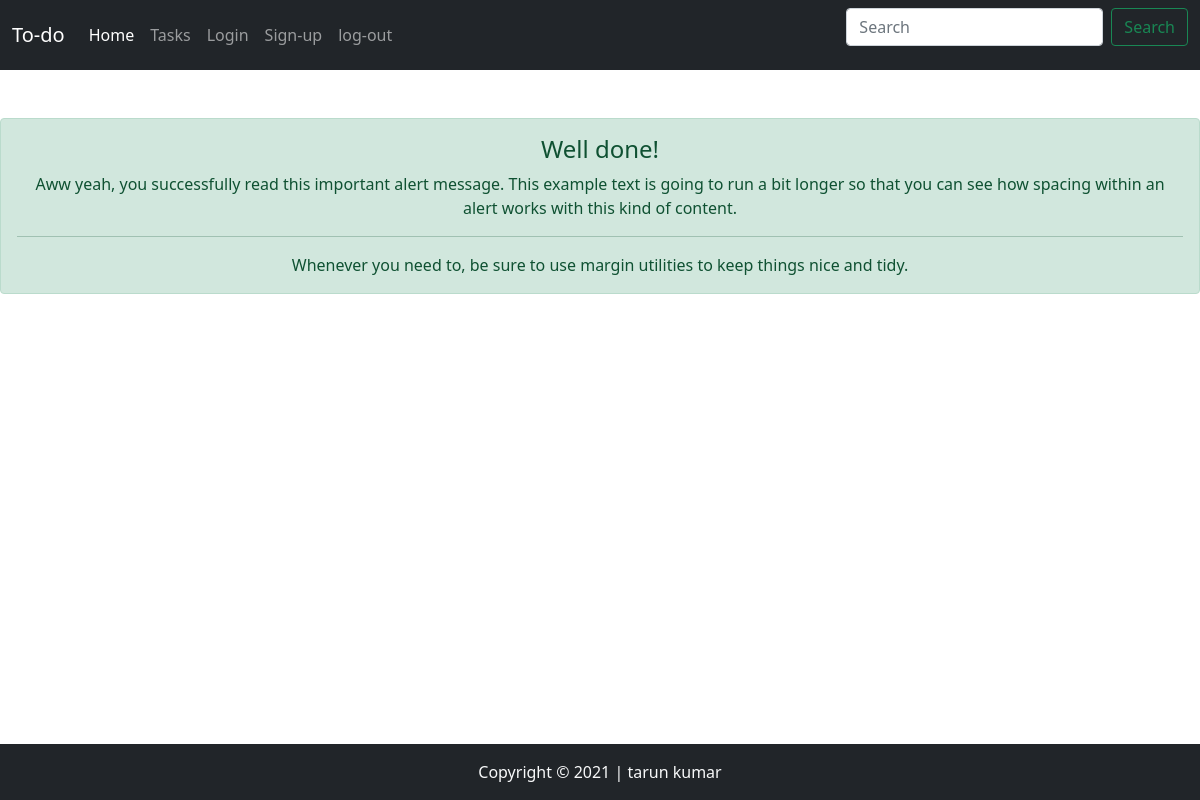
/tasks (signed in), run on an earlier commit of the app's database.
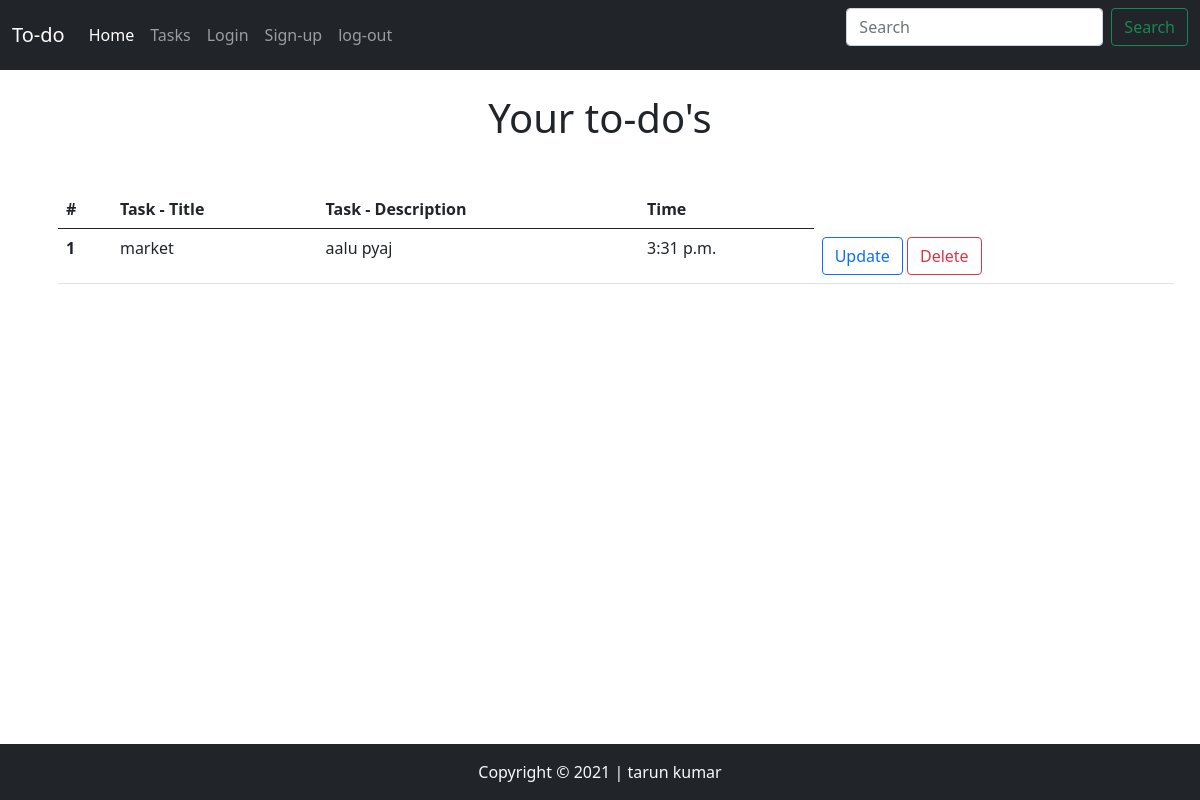
And on a later commit of the database.
### home/models.py (models this page shows, shortened)
class Task(models.Model):
    user = models.ForeignKey(User, on_delete=models.CASCADE,null = True,blank=True,)
    taskname = models.CharField(max_length=30)
    taskdesc = models.TextField()
    time = models.TimeField(auto_now_add=True)

### home/views.py (the view, shortened to what this page needs)
# urls.py: path('tasks', views.tasks, name='tasks'),
def tasks(request):
    context = {'success': False}
    print(request.user.is_authenticated)
    if request.user.is_authenticated:
        customer = request.user.username
        user = User.objects.filter(username = customer).first()
        print(user.username)
        task = Task.objects.filter(user = user)
        for item in task:
            print(item.taskname)
        context = {'tasks': task}
        return render(request, 'tasks.html', context)

### templates/tasks.html (shortened to what this page needs)
{% extends 'base.html' %} {% block content %}
 {% if tasks|length == 0 %}
<div class="alert alert-success text-md-center mt-5" role="alert">
    <h4 class="alert-heading">Well done!</h4>
    <p>Aww yeah, you successfully read this important alert message. This example text is going to run a bit longer so that you can see how spacing within an alert works with this kind of content.</p>
    <hr>
    <p class="mb-0">Whenever you need to, be sure to use margin utilities to keep things nice and tidy.</p>
</div>
{% else %}
<div class="container py-4">
    <h1 class="text-center">Your to-do's</h1>
    <table class="table mx-3 my-5">
        <thead>
            <tr>
                <th scope="col">#</th>
                <th scope="col">Task - Title</th>
                <th scope="col">Task - Description</th>
                <th scope="col">Time</th>
            </tr>
        </thead>
        <tbody>
            {% for task in tasks %}
            <tr>
                <th scope="row">{{forloop.counter}}</th>
                <td>{{task.taskname}}</td>
                <td>{{task.taskdesc}}</td>
                <td>{{task.time}}</td>
                <td>
                    <div class="buttons">
                        <a class="btn btn-outline-primary" href="/update/{{task.id}}">Update</a>
                        <a class="btn btn-outline-danger" href="/delete/{{task.id}}">Delete</a>
                    </div>
                </td>
                {% endfor %}
        </tbody>
    </table>
</div>
{% endif %} {% endblock content %}

What changed in the data, as far as the page shows it:
added Task: taskname "market", taskdesc "aalu pyaj", time "3:31 p.m."
Also different on the page:
text no longer shown: "Well done! Aww yeah, you successfully read this important alert message. This example text is going to run a bit longer so that you can see how spacing within an alert works with this kind of content. Whenever you need to, be sure to use margin utilities to keep things nice and tidy."
text now shown: "Your to-do's # Task - Title Task - Description Time"
